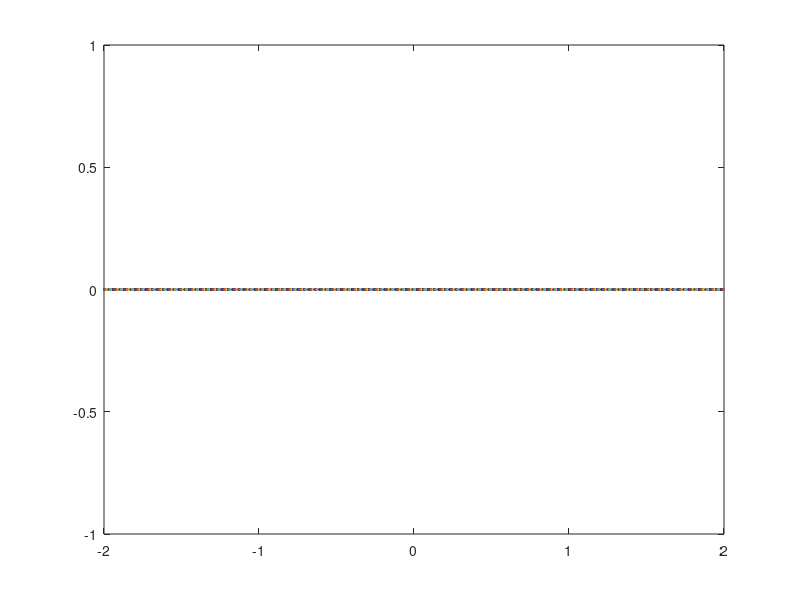

This chart was generated by the following MATLAB code:
%B08504055
clear; clc;
x = [-2:0.01:2];
y_erf=0;
for t=[0:0.01:x]
    i = 1;
    y = exp(-t.^2);
    y_erf(i) = 2/sqrt(pi)*trapz(t,y);
    i = i+1;
end
plot(x,y_erf)
